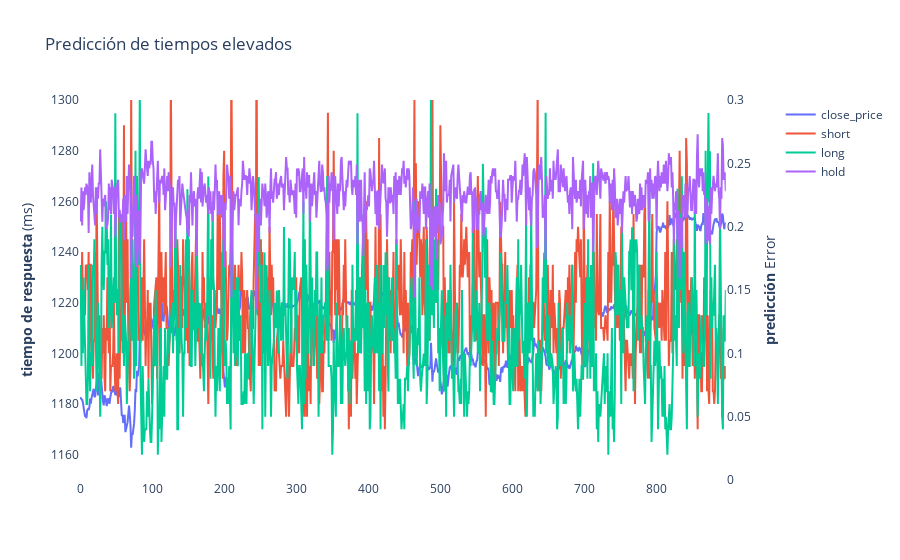

This figure's notebook cell:
### Code cell
import numpy as np
# For ploting 
df_plot = validation
df_plot["proba_1"]=[ prediction_[0] for prediction_ in  predictions ] 
df_plot["proba_2"]=[ prediction_[1] for prediction_ in  predictions ] 
df_plot["proba_3"]=[ prediction_[2] for prediction_ in  predictions ] 


df_plot["perdictions1"]=np.where( df_plot["proba_1"] >0.80 ,1,0) 
df_plot["perdictions2"]=np.where( df_plot["proba_2"] >0.1 ,1,0) 
df_plot["perdictions3"]=np.where( df_plot["proba_3"] >0.1 ,1,0) 
 

import plotly.graph_objects as go 
from plotly.subplots import make_subplots 
 
 
df_plot["@timestamp"] = df_plot.index
 
 

fig = make_subplots(specs=[[{"secondary_y": True}]]) 
 
 

 
fig.add_trace( 
    go.Scatter(x=df_plot["@timestamp"], y=df_plot["close"], name="close_price"), 
    secondary_y=False, 
) 
 


""" fig.add_trace( 
     go.Scatter(x=df_plot["@timestamp"], y=df_plot["proba_1"], name="label"), 
     secondary_y=True, 
 ) """
fig.add_trace( 
     go.Scatter(x=df_plot["@timestamp"], y=df_plot["proba_3"], name="short"), 
     secondary_y=True, 
 ) 
fig.add_trace( 
     go.Scatter(x=df_plot["@timestamp"], y=df_plot["proba_2"], name="long"), 
     secondary_y=True, 
 ) 

fig.add_trace( 
     go.Scatter(x=df_plot["@timestamp"], y=df_plot["proba_1"] *0.3, name="hold"), 
     secondary_y=True, 
 ) 

 
# Add figure title 
fig.update_layout( 
    title_text="Predicción de tiempos elevados" 
) 

fig.update_yaxes(range=[0, 0.3], secondary_y=True)
fig.update_yaxes(range=[1150, 1300], secondary_y=False)


 
# Set x-axis title 
fig.update_xaxes(title_text="") 
 
# Set y-axes titles 
fig.update_yaxes(title_text="<b>tiempo de respuesta</b> (ms)", secondary_y=False ) 
fig.update_yaxes(title_text="<b>predicción</b> Error", secondary_y=True) 
fig.update_layout(plot_bgcolor = "white") 
 
 
fig.show()

### Figure 1 — Plotly figure (JSON) as saved in the notebook; plotly's stock layout.template omitted (floating-point values rounded to 4 significant figures; data arrays with more than 128 entries replaced by an {"elided": "..."} marker saying what was removed)
{"data": [{"name": "close_price", "type": "scatter", "x": {"elided": "897 int values"}, "xaxis": "x", "y": {"elided": "897 float values"}, "yaxis": "y"}, {"name": "short", "type": "scatter", "x": {"elided": "897 int values"}, "xaxis": "x", "y": {"elided": "897 float values"}, "yaxis": "y2"}, {"name": "long", "type": "scatter", "x": {"elided": "897 int values"}, "xaxis": "x", "y": {"elided": "897 float values"}, "yaxis": "y2"}, {"name": "hold", "type": "scatter", "x": {"elided": "897 int values"}, "xaxis": "x", "y": {"elided": "897 float values"}, "yaxis": "y2"}], "layout": {"plot_bgcolor": "white", "title": {"text": "Predicción de tiempos elevados"}, "xaxis": {"anchor": "y", "domain": [0, 0.94], "title": {"text": ""}}, "yaxis": {"anchor": "x", "domain": [0, 1], "range": [1150, 1300], "title": {"text": "<b>tiempo de respuesta</b> (ms)"}}, "yaxis2": {"anchor": "x", "overlaying": "y", "range": [0, 0.3], "side": "right", "title": {"text": "<b>predicción</b> Error"}}}}
